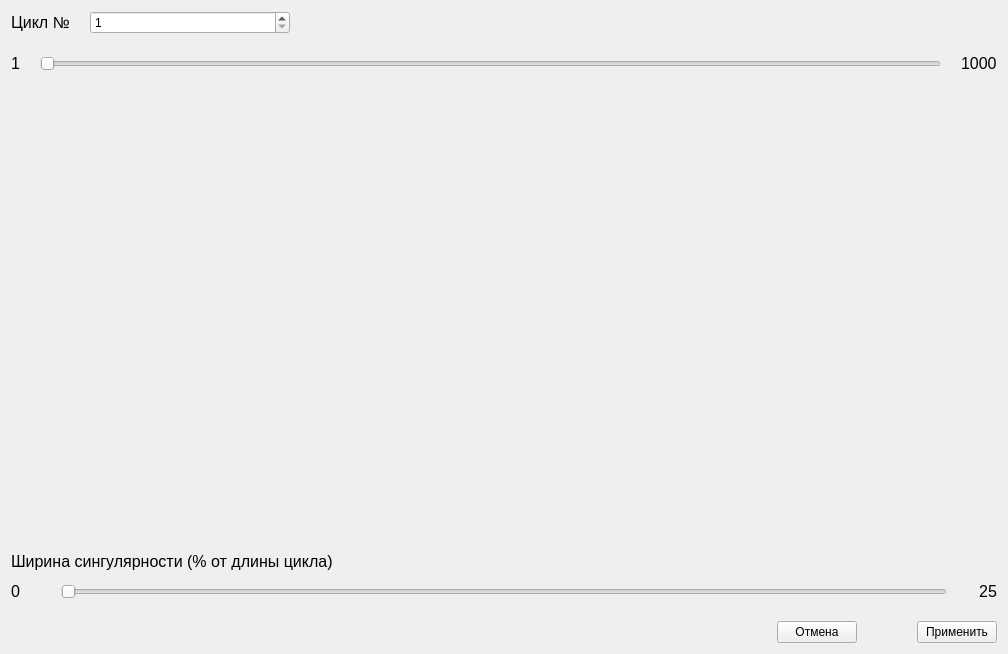
<?xml version="1.0" encoding="UTF-8"?>
<ui version="4.0">
 <class>ConductivityBreakPanel</class>
 <widget class="QWidget" name="ConductivityBreakPanel">
  <property name="geometry">
   <rect>
    <x>0</x>
    <y>0</y>
    <width>1008</width>
    <height>654</height>
   </rect>
  </property>
  <property name="windowTitle">
   <string>Form</string>
  </property>
  <layout class="QVBoxLayout" name="verticalLayout">
   <property name="spacing">
    <number>20</number>
   </property>
   <item>
    <layout class="QVBoxLayout" name="verticalLayout_cycles">
     <item>
      <layout class="QHBoxLayout" name="horizontalLayout_cycle_spin" stretch="0,0,0">
       <item>
        <widget class="QLabel" name="lbl_cycle">
         <property name="text">
          <string>&lt;html&gt;&lt;head/&gt;&lt;body&gt;&lt;p&gt;&lt;span style=&quot; font-size:12pt;&quot;&gt;Цикл №&lt;/span&gt;&lt;/p&gt;&lt;/body&gt;&lt;/html&gt;</string>
         </property>
        </widget>
       </item>
       <item>
        <widget class="QSpinBox" name="spin_cycle">
         <property name="sizePolicy">
          <sizepolicy hsizetype="Expanding" vsizetype="Fixed">
           <horstretch>0</horstretch>
           <verstretch>0</verstretch>
          </sizepolicy>
         </property>
         <property name="minimumSize">
          <size>
           <width>0</width>
           <height>0</height>
          </size>
         </property>
         <property name="maximumSize">
          <size>
           <width>200</width>
           <height>16777215</height>
          </size>
         </property>
         <property name="minimum">
          <number>1</number>
         </property>
        </widget>
       </item>
       <item>
        <spacer name="horizontalSpacer_cycle_spin">
         <property name="orientation">
          <enum>Qt::Orientation::Horizontal</enum>
         </property>
         <property name="sizeHint" stdset="0">
          <size>
           <width>40</width>
           <height>20</height>
          </size>
         </property>
        </spacer>
       </item>
      </layout>
     </item>
     <item>
      <layout class="QHBoxLayout" name="horizontalLayout_cycle_slider">
       <item>
        <widget class="QLabel" name="lbl_cycle_min">
         <property name="text">
          <string>&lt;html&gt;&lt;head/&gt;&lt;body&gt;&lt;p&gt;&lt;span style=&quot; font-size:12pt;&quot;&gt;1&lt;/span&gt;&lt;/p&gt;&lt;/body&gt;&lt;/html&gt;</string>
         </property>
        </widget>
       </item>
       <item>
        <widget class="QSlider" name="slider_cycle">
         <property name="minimum">
          <number>1</number>
         </property>
         <property name="orientation">
          <enum>Qt::Orientation::Horizontal</enum>
         </property>
        </widget>
       </item>
       <item>
        <widget class="QLabel" name="lbl_cycle_max">
         <property name="text">
          <string>&lt;html&gt;&lt;head/&gt;&lt;body&gt;&lt;p&gt;&lt;span style=&quot; font-size:12pt;&quot;&gt;1000&lt;/span&gt;&lt;/p&gt;&lt;/body&gt;&lt;/html&gt;</string>
         </property>
        </widget>
       </item>
      </layout>
     </item>
    </layout>
   </item>
   <item>
    <widget class="QWidget" name="mpl_canvas" native="true">
     <property name="sizePolicy">
      <sizepolicy hsizetype="Expanding" vsizetype="Expanding">
       <horstretch>0</horstretch>
       <verstretch>1</verstretch>
      </sizepolicy>
     </property>
     <property name="minimumSize">
      <size>
       <width>600</width>
       <height>300</height>
      </size>
     </property>
     <layout class="QVBoxLayout" name="verticalLayout_canvas">
      <property name="spacing">
       <number>0</number>
      </property>
      <property name="leftMargin">
       <number>0</number>
      </property>
      <property name="topMargin">
       <number>0</number>
      </property>
      <property name="rightMargin">
       <number>0</number>
      </property>
      <property name="bottomMargin">
       <number>0</number>
      </property>
     </layout>
    </widget>
   </item>
   <item>
    <layout class="QVBoxLayout" name="verticalLayout_voltage_params">
     <property name="spacing">
      <number>10</number>
     </property>
     <item>
      <layout class="QHBoxLayout" name="horizontalLayout_vset_label">
       <item>
        <widget class="QLabel" name="lbl_break_length">
         <property name="minimumSize">
          <size>
           <width>120</width>
           <height>0</height>
          </size>
         </property>
         <property name="text">
          <string>&lt;html&gt;&lt;head/&gt;&lt;body&gt;&lt;p&gt;&lt;span style=&quot; font-size:12pt;&quot;&gt;Ширина сингулярности (% от длины цикла)&lt;/span&gt;&lt;/p&gt;&lt;/body&gt;&lt;/html&gt;</string>
         </property>
        </widget>
       </item>
       <item>
        <spacer name="horizontalSpacer_vset_label">
         <property name="orientation">
          <enum>Qt::Orientation::Horizontal</enum>
         </property>
         <property name="sizeHint" stdset="0">
          <size>
           <width>40</width>
           <height>20</height>
          </size>
         </property>
        </spacer>
       </item>
      </layout>
     </item>
     <item>
      <layout class="QHBoxLayout" name="horizontalLayout_vset_slider">
       <item>
        <widget class="QLabel" name="lbl_min_break_length">
         <property name="minimumSize">
          <size>
           <width>40</width>
           <height>0</height>
          </size>
         </property>
         <property name="text">
          <string>&lt;html&gt;&lt;head/&gt;&lt;body&gt;&lt;p&gt;&lt;span style=&quot; font-size:12pt;&quot;&gt;0&lt;/span&gt;&lt;/p&gt;&lt;/body&gt;&lt;/html&gt;</string>
         </property>
        </widget>
       </item>
       <item>
        <widget class="QSlider" name="slider_break_length">
         <property name="minimum">
          <number>0</number>
         </property>
         <property name="maximum">
          <number>1500</number>
         </property>
         <property name="value">
          <number>0</number>
         </property>
         <property name="orientation">
          <enum>Qt::Orientation::Horizontal</enum>
         </property>
        </widget>
       </item>
       <item>
        <widget class="QLabel" name="lbl_max_break_length">
         <property name="minimumSize">
          <size>
           <width>40</width>
           <height>0</height>
          </size>
         </property>
         <property name="text">
          <string>&lt;html&gt;&lt;head/&gt;&lt;body&gt;&lt;p&gt;&lt;span style=&quot; font-size:12pt;&quot;&gt;25&lt;/span&gt;&lt;/p&gt;&lt;/body&gt;&lt;/html&gt;</string>
         </property>
         <property name="alignment">
          <set>Qt::AlignmentFlag::AlignRight|Qt::AlignmentFlag::AlignTrailing|Qt::AlignmentFlag::AlignVCenter</set>
         </property>
        </widget>
       </item>
      </layout>
     </item>
    </layout>
   </item>
   <item>
    <layout class="QHBoxLayout" name="horizontalLayout">
     <item>
      <spacer name="horizontalSpacer">
       <property name="orientation">
        <enum>Qt::Orientation::Horizontal</enum>
       </property>
       <property name="sizeHint" stdset="0">
        <size>
         <width>40</width>
         <height>20</height>
        </size>
       </property>
      </spacer>
     </item>
     <item>
      <widget class="QPushButton" name="btn_cancel">
       <property name="text">
        <string>Отмена</string>
       </property>
      </widget>
     </item>
     <item>
      <spacer name="horizontalSpacer_2">
       <property name="orientation">
        <enum>Qt::Orientation::Horizontal</enum>
       </property>
       <property name="sizeType">
        <enum>QSizePolicy::Policy::Fixed</enum>
       </property>
       <property name="sizeHint" stdset="0">
        <size>
         <width>40</width>
         <height>20</height>
        </size>
       </property>
      </spacer>
     </item>
     <item>
      <widget class="QPushButton" name="btn_apply">
       <property name="text">
        <string>Применить</string>
       </property>
      </widget>
     </item>
    </layout>
   </item>
  </layout>
 </widget>
 <resources/>
 <connections/>
</ui>
